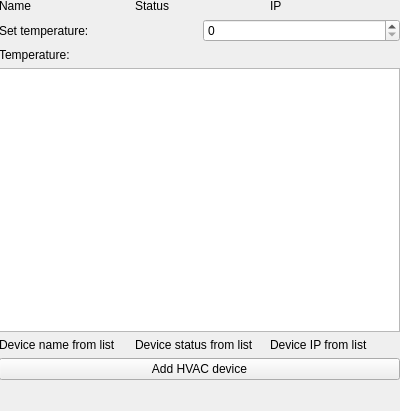
<?xml version="1.0" encoding="UTF-8"?>
<ui version="4.0">
 <class>ThermostatWidget</class>
 <widget class="QWidget" name="ThermostatWidget">
  <property name="geometry">
   <rect>
    <x>0</x>
    <y>0</y>
    <width>400</width>
    <height>411</height>
   </rect>
  </property>
  <property name="windowTitle">
   <string>Form</string>
  </property>
  <widget class="QWidget" name="verticalLayoutWidget">
   <property name="geometry">
    <rect>
     <x>-1</x>
     <y>-1</y>
     <width>401</width>
     <height>381</height>
    </rect>
   </property>
   <layout class="QVBoxLayout" name="verticalLayout">
    <item>
     <layout class="QHBoxLayout" name="horizontalLayout_3">
      <item>
       <widget class="QLabel" name="deviceNameLabel">
        <property name="text">
         <string>Name</string>
        </property>
       </widget>
      </item>
      <item>
       <widget class="QLabel" name="deviceStatusLabel">
        <property name="text">
         <string>Status</string>
        </property>
       </widget>
      </item>
      <item>
       <widget class="QLabel" name="deviceIpLabel">
        <property name="text">
         <string>IP</string>
        </property>
       </widget>
      </item>
     </layout>
    </item>
    <item>
     <layout class="QHBoxLayout" name="horizontalLayout">
      <item>
       <widget class="QLabel" name="label">
        <property name="text">
         <string>Set temperature:</string>
        </property>
       </widget>
      </item>
      <item>
       <widget class="QSpinBox" name="spinBox"/>
      </item>
     </layout>
    </item>
    <item>
     <layout class="QHBoxLayout" name="horizontalLayout_2">
      <item>
       <widget class="QLabel" name="label_2">
        <property name="text">
         <string>Temperature:</string>
        </property>
       </widget>
      </item>
      <item>
       <widget class="QLabel" name="tempretureLabel">
        <property name="text">
         <string/>
        </property>
       </widget>
      </item>
     </layout>
    </item>
    <item>
     <widget class="QListView" name="listView"/>
    </item>
    <item>
     <layout class="QHBoxLayout" name="horizontalLayout_4">
      <item>
       <widget class="QLabel" name="label_5">
        <property name="text">
         <string>Device name from list</string>
        </property>
       </widget>
      </item>
      <item>
       <widget class="QLabel" name="label_4">
        <property name="text">
         <string>Device status from list</string>
        </property>
       </widget>
      </item>
      <item>
       <widget class="QLabel" name="label_3">
        <property name="text">
         <string>Device IP from list</string>
        </property>
       </widget>
      </item>
     </layout>
    </item>
    <item>
     <widget class="QPushButton" name="pushButton">
      <property name="text">
       <string>Add HVAC device</string>
      </property>
     </widget>
    </item>
   </layout>
  </widget>
 </widget>
 <resources/>
 <connections/>
</ui>
